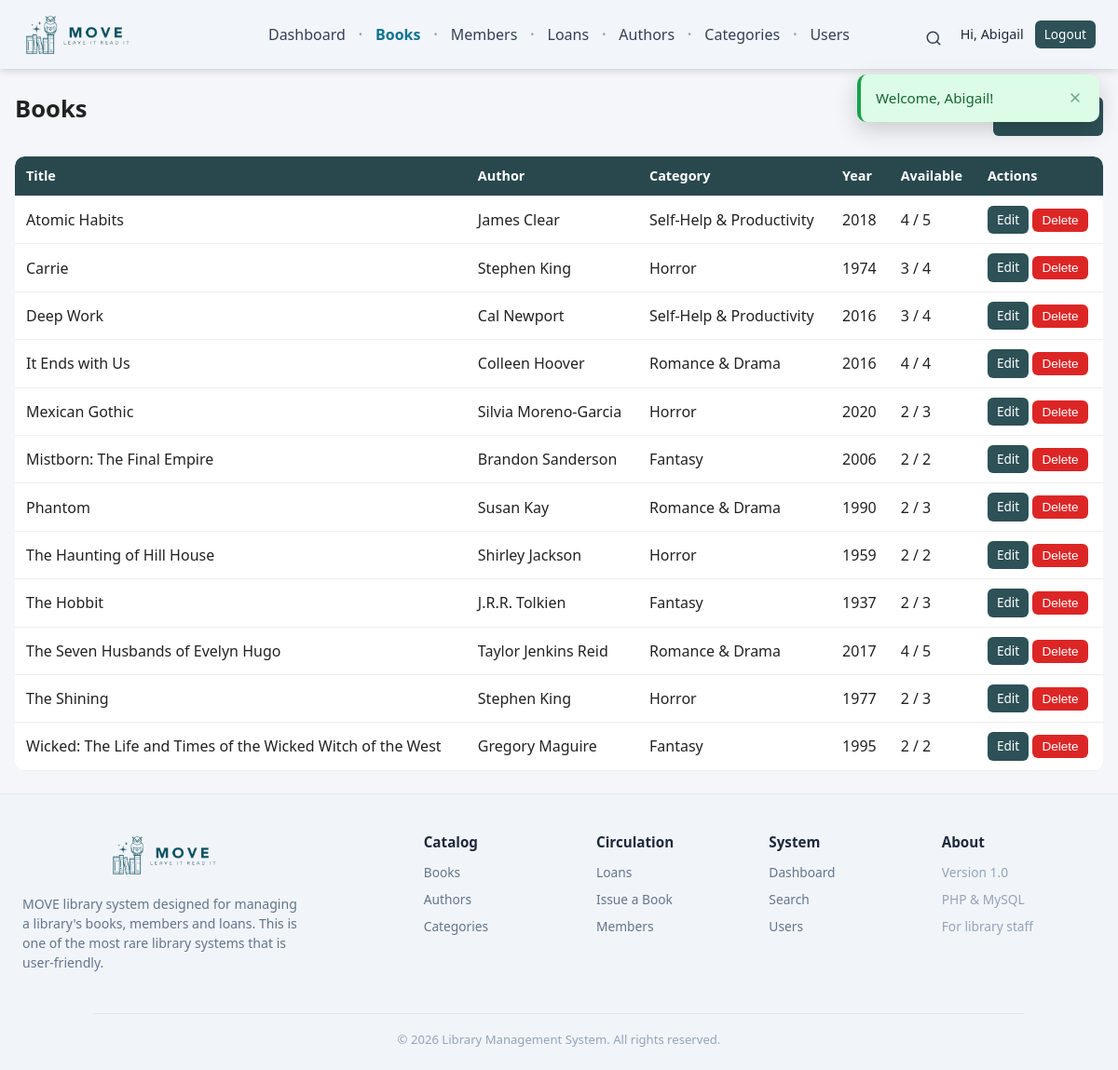
The app's page /books/index.php (signed in) with its own data.
### tables this page shows
CREATE TABLE `books` (
  `id` int(11) NOT NULL AUTO_INCREMENT,
  `isbn` varchar(20) NOT NULL,
  `title` varchar(255) NOT NULL,
  `author_id` int(11) NOT NULL,
  `category_id` int(11) NOT NULL,
  `publisher` varchar(150) NOT NULL,
  `year_published` int(11) NOT NULL,
  `total_copies` int(11) NOT NULL DEFAULT 1,
  `available_copies` int(11) NOT NULL DEFAULT 1,
  `created_at` timestamp NOT NULL DEFAULT current_timestamp(),
  PRIMARY KEY (`id`),
  UNIQUE KEY `isbn` (`isbn`),
  KEY `fk_books_authors` (`author_id`),
  KEY `fk_books_categories` (`category_id`),
  CONSTRAINT `fk_books_authors` FOREIGN KEY (`author_id`) REFERENCES `authors` (`id`) ON UPDATE CASCADE,
  CONSTRAINT `fk_books_categories` FOREIGN KEY (`category_id`) REFERENCES `categories` (`id`) ON UPDATE CASCADE,
  CONSTRAINT `chk_year_published` CHECK (`year_published` > 0),
  CONSTRAINT `chk_total_copies` CHECK (`total_copies` >= 0),
  CONSTRAINT `chk_available_copies_min` CHECK (`available_copies` >= 0),
  CONSTRAINT `chk_available_copies_max` CHECK (`available_copies` <= `total_copies`)
);

CREATE TABLE `authors` (
  `id` int(11) NOT NULL AUTO_INCREMENT,
  `name` varchar(150) NOT NULL,
  `country` varchar(100) DEFAULT NULL,
  `created_at` timestamp NOT NULL DEFAULT current_timestamp(),
  PRIMARY KEY (`id`)
);

CREATE TABLE `categories` (
  `id` int(11) NOT NULL AUTO_INCREMENT,
  `name` varchar(100) NOT NULL,
  `description` text DEFAULT NULL,
  `created_at` timestamp NOT NULL DEFAULT current_timestamp(),
  PRIMARY KEY (`id`),
  UNIQUE KEY `name` (`name`)
);

### books/index.php (the view, shortened to what this page needs)
<?php
require_once __DIR__ . '/../config/database.php';
$books = $pdo->query(
    'SELECT b.id, b.isbn, b.title, b.year_published,
            b.total_copies, b.available_copies,
            a.name AS author_name,
            c.name AS category_name
     FROM books b
     JOIN authors    a ON a.id = b.author_id
     JOIN categories c ON c.id = b.category_id
     ORDER BY b.title'
)->fetchAll();
require_once __DIR__ . '/../includes/header.php';
?>
<div class="toolbar">
    <h1>Books</h1>
    <a class="btn" href="create.php">+ Add Book</a>
</div>
<?php if (count($books) === 0): ?>
    <p class="text-muted">No books yet. Click “Add Book” to create one.</p>
<?php else: ?>
    <table>
        <thead>
            <tr>
                <th>Title</th>
                <th>Author</th>
                <th>Category</th>
                <th>Year</th>
                <th>Available</th>
                <th>Actions</th>
            </tr>
        </thead>
        <tbody>
            <?php foreach ($books as $row): ?>
                <tr>
                    <td><?= e($row['title']) ?></td>
                    <td><?= e($row['author_name']) ?></td>
                    <td><?= e($row['category_name']) ?></td>
                    <td><?= e($row['year_published']) ?></td>
                    <td><?= (int) $row['available_copies'] ?> / <?= (int) $row['total_copies'] ?></td>
                    <td>
                        <a class="btn btn-small" href="edit.php?id=<?= (int) $row['id'] ?>">Edit</a>
                        <form method="post" action="delete.php" style="display:inline"
                              onsubmit="return confirm('Delete this book?');">
                            <button type="submit" class="btn btn-small btn-danger">Delete</button>
                        </form>
                    </td>
                </tr>
            <?php endforeach; ?>
        </tbody>
    </table>
<?php endif; ?>
<?php require_once __DIR__ . '/../includes/footer.php'; ?>

### assets/css/style.css (style rules this page uses)
* { box-sizing: border-box; margin: 0; padding: 0; }
body { font-family: "Segoe UI", Arial, sans-serif; background: #f4f6f9; color: #222; line-height: 1.5; -webkit-font-smoothing: antialiased; display: flex; flex-direction: column; min-height: 100vh; }
a { color: #2563eb; text-decoration: none; }
h1 { font-size: 1.6rem; margin-bottom: 16px; }
table { width: 100%; border-collapse: collapse; background: #fff; box-shadow: 0 1px 3px rgba(0,0,0,.08); border-radius: 10px; overflow: hidden; }
th, td { padding: 10px 12px; text-align: left; border-bottom: 1px solid #eee; }
th { background: #28484e; font-weight: 600; color: #fff; font-size: .9rem; }
.btn { display: inline-block; background: #2d5157; color: #fff; padding: 9px 16px; border: none; border-radius: 6px; font-size: 1rem; cursor: pointer; text-decoration: none; transition: background .15s, transform .05s; }
.btn-small { padding: 5px 10px; font-size: .85rem; }
.btn-danger { background: #dc2626; }
.toolbar { display: flex; justify-content: space-between; align-items: center; margin-bottom: 16px; gap: 12px; flex-wrap: wrap; }

### records on screen
books: title "Atomic Habits", author.name "James Clear", category.name "Self-Help & Productivity", year_published "2018", available_copies "4", total_copies "5"
books: title "Carrie", author.name "Stephen King", category.name "Horror", year_published "1974", available_copies "3", total_copies "4"
books: title "Deep Work", author.name "Cal Newport", category.name "Self-Help & Productivity", year_published "2016", available_copies "3", total_copies "4"
books: title "It Ends with Us", author.name "Colleen Hoover", category.name "Romance & Drama", year_published "2016", available_copies "4", total_copies "4"
books: title "Mexican Gothic", author.name "Silvia Moreno-Garcia", category.name "Horror", year_published "2020", available_copies "2", total_copies "3"
books: title "Mistborn: The Final Empire", author.name "Brandon Sanderson", category.name "Fantasy", year_published "2006", available_copies "2", total_copies "2"
books: title "Phantom", author.name "Susan Kay", category.name "Romance & Drama", year_published "1990", available_copies "2", total_copies "3"
books: title "The Haunting of Hill House", author.name "Shirley Jackson", category.name "Horror", year_published "1959", available_copies "2", total_copies "2"
books: title "The Hobbit", author.name "J.R.R. Tolkien", category.name "Fantasy", year_published "1937", available_copies "2", total_copies "3"
books: title "The Seven Husbands of Evelyn Hugo", author.name "Taylor Jenkins Reid", category.name "Romance & Drama", year_published "2017", available_copies "4", total_copies "5"
books: title "The Shining", author.name "Stephen King", category.name "Horror", year_published "1977", available_copies "2", total_copies "3"
books: title "Wicked: The Life and Times of the Wicked Witch of the West", author.name "Gregory Maguire", category.name "Fantasy", year_published "1995", available_copies "2", total_copies "2"

### other values on screen
$_SESSION['full_name'] "Abigail"
$msg['text'] "Welcome, Abigail!"
